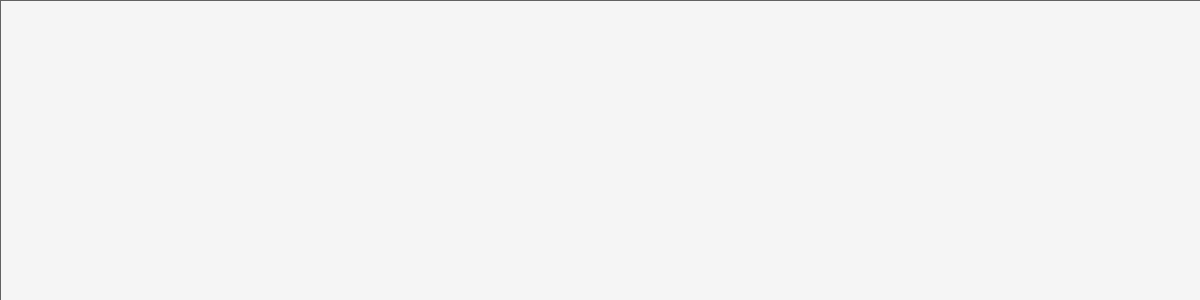
Frame 1 (no input)
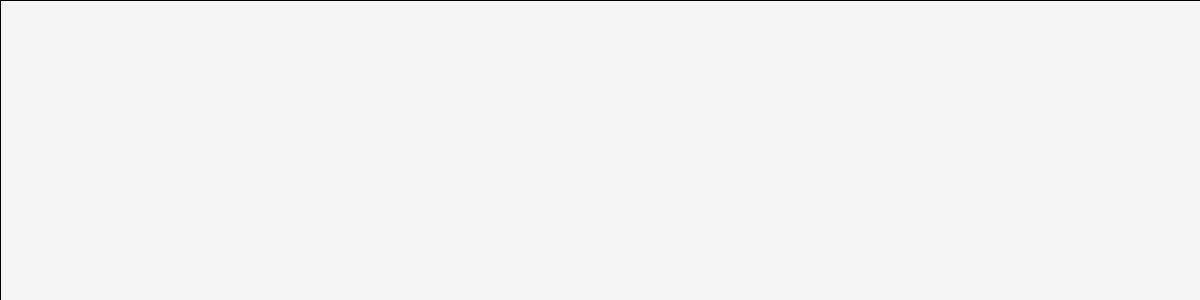
Frame 60 (the mouse pressed at the canvas centre just before this capture)
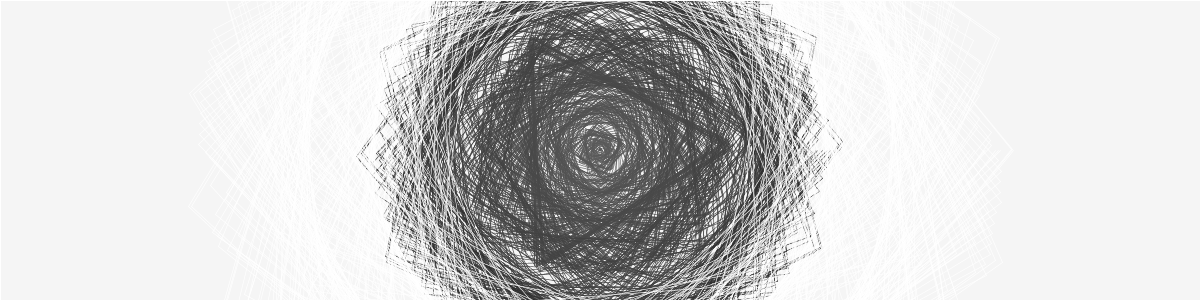
Frame 120 (the mouse held since frame 60 and released just before this capture)

The Processing sketch that drew these frames (run headless with seeded random() and noise(); from frame 60 on, the mouse is pressed at the canvas centre):

// Processing sketch: processing_75908
// ── processing_75908.pde

float sizer = 0.0;
float points = 0;
int count = 50;
int stroke_val = 0;
int justChanged = 0;
int changeRad = 250;


int val = 0;

float[] xpos;
float[] ypos;

void setup() {
  strokeWeight(0.6);
  size(1200, 300);
  background(245);
  smooth();
  frameRate(10);
  xpos = new float[count];
  ypos = new float[count];
}

void draw() {

  
  fill(245,2);
  rect(0,0,width,height); 
 
  starting();

  if (sizer>600) {
    stroke(255);
  }

  if (sizer>600) {
    background(245);
    stroke(0);
  }
}



void starting() {

  int i = 0; 

  if (mousePressed == true) {

    points = random(3,5);

    while (i < count) {

      sizer =  random((sizer - 2), (sizer + 2)); 
      float angle = (360/points)*i;
      float rad = radians(angle);

      xpos[i]= mouseX+ cos(rad)*sizer;
      ypos[i]= mouseY+ sin(rad)*sizer;

      i=i+1;
    }


    if (sizer > changeRad && justChanged == 0) {
      justChanged = 1;

      if (val == 0)
      {
        stroke_val = 1;
      }
      else {
        stroke_val = 0;
      }

      val = 255*stroke_val;
    }



    int u = 0;

    while ( u < count-1) {

      stroke(val);

      line(xpos[u], ypos[u], xpos[u+1], ypos[u+1]);

      u = u+1;
    }
    sizer = sizer + 7;
  }

  else {
    sizer = 0;
  }
}


void mousePressed() {

  justChanged = 0;
}
